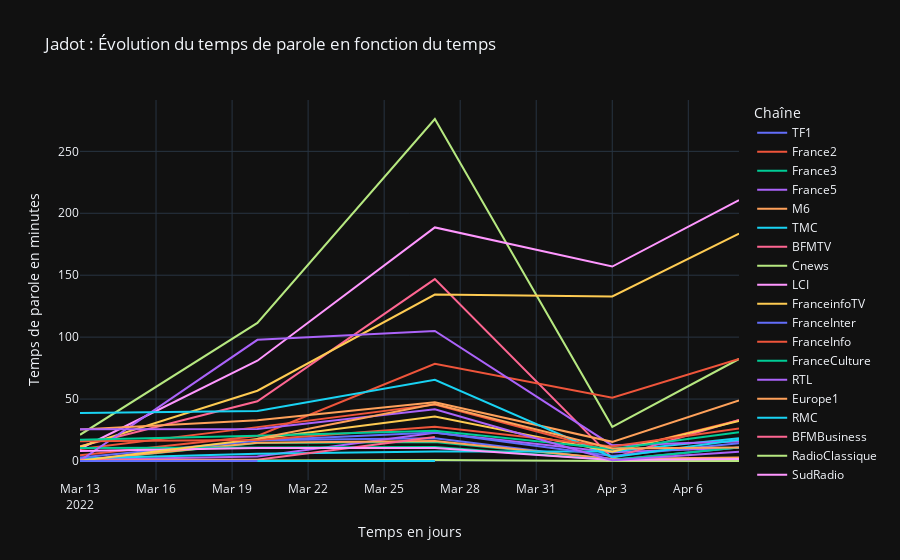

This figure's notebook cell:
### Code cell
px.line(df_jadot, x='Période', y="Somme", color='Chaîne', labels={
    "Période": "Temps en jours",
    "Somme": "Temps de parole en minutes",
    "Chaîne": "Chaîne"
}, title="Jadot : Évolution du temps de parole en fonction du temps")

### Figure 1 — Plotly figure (JSON) as saved in the notebook; plotly's stock layout.template omitted (floating-point values rounded to 4 significant figures)
{"data": [{"hovertemplate": "Chaîne=TF1<br>Temps en jours=%{x}<br>Temps de parole en minutes=%{y}<extra></extra>", "legendgroup": "TF1", "line": {"color": "#636efa", "dash": "solid"}, "marker": {"symbol": "circle"}, "mode": "lines", "name": "TF1", "orientation": "v", "showlegend": true, "x": ["2022-03-13T00:00:00", "2022-03-20T00:00:00", "2022-03-27T00:00:00", "2022-04-03T00:00:00", "2022-04-08T00:00:00"], "xaxis": "x", "y": [0.2167, 16.82, 18.38, 0.7167, 10.83], "yaxis": "y", "type": "scatter"}, {"hovertemplate": "Chaîne=France2<br>Temps en jours=%{x}<br>Temps de parole en minutes=%{y}<extra></extra>", "legendgroup": "France2", "line": {"color": "#EF553B", "dash": "solid"}, "marker": {"symbol": "circle"}, "mode": "lines", "name": "France2", "orientation": "v", "showlegend": true, "x": ["2022-03-13T00:00:00", "2022-03-20T00:00:00", "2022-03-27T00:00:00", "2022-04-03T00:00:00", "2022-04-08T00:00:00"], "xaxis": "x", "y": [9.767, 27.35, 45.55, 7.75, 32.83], "yaxis": "y", "type": "scatter"}, {"hovertemplate": "Chaîne=France3<br>Temps en jours=%{x}<br>Temps de parole en minutes=%{y}<extra></extra>", "legendgroup": "France3", "line": {"color": "#00cc96", "dash": "solid"}, "marker": {"symbol": "circle"}, "mode": "lines", "name": "France3", "orientation": "v", "showlegend": true, "x": ["2022-03-13T00:00:00", "2022-03-20T00:00:00", "2022-03-27T00:00:00", "2022-04-03T00:00:00", "2022-04-08T00:00:00"], "xaxis": "x", "y": [0.2833, 14.45, 15.25, 1.517, 2.383], "yaxis": "y", "type": "scatter"}, {"hovertemplate": "Chaîne=France5<br>Temps en jours=%{x}<br>Temps de parole en minutes=%{y}<extra></extra>", "legendgroup": "France5", "line": {"color": "#ab63fa", "dash": "solid"}, "marker": {"symbol": "circle"}, "mode": "lines", "name": "France5", "orientation": "v", "showlegend": true, "x": ["2022-03-13T00:00:00", "2022-03-20T00:00:00", "2022-03-27T00:00:00", "2022-04-03T00:00:00", "2022-04-08T00:00:00"], "xaxis": "x", "y": [1.033, 3.717, 22.82, 7.033, 10.72], "yaxis": "y", "type": "scatter"}, {"hovertemplate": "Chaîne=M6<br>Temps en jours=%{x}<br>Temps de parole en minutes=%{y}<extra></extra>", "legendgroup": "M6", "line": {"color": "#FFA15A", "dash": "solid"}, "marker": {"symbol": "circle"}, "mode": "lines", "name": "M6", "orientation": "v", "showlegend": true, "x": ["2022-03-13T00:00:00", "2022-03-20T00:00:00", "2022-03-27T00:00:00", "2022-04-03T00:00:00", "2022-04-08T00:00:00"], "xaxis": "x", "y": [0.3333, 14.77, 16.15, 1.6, 2.733], "yaxis": "y", "type": "scatter"}, {"hovertemplate": "Chaîne=TMC<br>Temps en jours=%{x}<br>Temps de parole en minutes=%{y}<extra></extra>", "legendgroup": "TMC", "line": {"color": "#19d3f3", "dash": "solid"}, "marker": {"symbol": "circle"}, "mode": "lines", "name": "TMC", "orientation": "v", "showlegend": true, "x": ["2022-03-13T00:00:00", "2022-03-20T00:00:00", "2022-03-27T00:00:00", "2022-04-03T00:00:00", "2022-04-08T00:00:00"], "xaxis": "x", "y": [1.933, 5.917, 7.75, 7.65, 18.32], "yaxis": "y", "type": "scatter"}, {"hovertemplate": "Chaîne=BFMTV<br>Temps en jours=%{x}<br>Temps de parole en minutes=%{y}<extra></extra>", "legendgroup": "BFMTV", "line": {"color": "#FF6692", "dash": "solid"}, "marker": {"symbol": "circle"}, "mode": "lines", "name": "BFMTV", "orientation": "v", "showlegend": true, "x": ["2022-03-13T00:00:00", "2022-03-20T00:00:00", "2022-03-27T00:00:00", "2022-04-03T00:00:00", "2022-04-08T00:00:00"], "xaxis": "x", "y": [11.9, 48.2, 146.8, 2.55, 33.2], "yaxis": "y", "type": "scatter"}, {"hovertemplate": "Chaîne=Cnews<br>Temps en jours=%{x}<br>Temps de parole en minutes=%{y}<extra></extra>", "legendgroup": "Cnews", "line": {"color": "#B6E880", "dash": "solid"}, "marker": {"symbol": "circle"}, "mode": "lines", "name": "Cnews", "orientation": "v", "showlegend": true, "x": ["2022-03-13T00:00:00", "2022-03-20T00:00:00", "2022-03-27T00:00:00", "2022-04-03T00:00:00", "2022-04-08T00:00:00"], "xaxis": "x", "y": [21.15, 111.5, 276.1, 27.58, 82.35], "yaxis": "y", "type": "scatter"}, {"hovertemplate": "Chaîne=LCI<br>Temps en jours=%{x}<br>Temps de parole en minutes=%{y}<extra></extra>", "legendgroup": "LCI", "line": {"color": "#FF97FF", "dash": "solid"}, "marker": {"symbol": "circle"}, "mode": "lines", "name": "LCI", "orientation": "v", "showlegend": true, "x": ["2022-03-13T00:00:00", "2022-03-20T00:00:00", "2022-03-27T00:00:00", "2022-04-03T00:00:00", "2022-04-08T00:00:00"], "xaxis": "x", "y": [9.9, 80.97, 188.6, 157.0, 210.7], "yaxis": "y", "type": "scatter"}, {"hovertemplate": "Chaîne=FranceinfoTV<br>Temps en jours=%{x}<br>Temps de parole en minutes=%{y}<extra></extra>", "legendgroup": "FranceinfoTV", "line": {"color": "#FECB52", "dash": "solid"}, "marker": {"symbol": "circle"}, "mode": "lines", "name": "FranceinfoTV", "orientation": "v", "showlegend": true, "x": ["2022-03-13T00:00:00", "2022-03-20T00:00:00", "2022-03-27T00:00:00", "2022-04-03T00:00:00", "2022-04-08T00:00:00"], "xaxis": "x", "y": [11.45, 56.75, 134.4, 132.8, 183.6], "yaxis": "y", "type": "scatter"}, {"hovertemplate": "Chaîne=FranceInter<br>Temps en jours=%{x}<br>Temps de parole en minutes=%{y}<extra></extra>", "legendgroup": "FranceInter", "line": {"color": "#636efa", "dash": "solid"}, "marker": {"symbol": "circle"}, "mode": "lines", "name": "FranceInter", "orientation": "v", "showlegend": true, "x": ["2022-03-13T00:00:00", "2022-03-20T00:00:00", "2022-03-27T00:00:00", "2022-04-03T00:00:00", "2022-04-08T00:00:00"], "xaxis": "x", "y": [2.917, 16.45, 22.92, 4.05, 14.35], "yaxis": "y", "type": "scatter"}, {"hovertemplate": "Chaîne=FranceInfo<br>Temps en jours=%{x}<br>Temps de parole en minutes=%{y}<extra></extra>", "legendgroup": "FranceInfo", "line": {"color": "#EF553B", "dash": "solid"}, "marker": {"symbol": "circle"}, "mode": "lines", "name": "FranceInfo", "orientation": "v", "showlegend": true, "x": ["2022-03-13T00:00:00", "2022-03-20T00:00:00", "2022-03-27T00:00:00", "2022-04-03T00:00:00", "2022-04-08T00:00:00"], "xaxis": "x", "y": [4.717, 20.2, 78.48, 51.07, 82.35], "yaxis": "y", "type": "scatter"}, {"hovertemplate": "Chaîne=FranceCulture<br>Temps en jours=%{x}<br>Temps de parole en minutes=%{y}<extra></extra>", "legendgroup": "FranceCulture", "line": {"color": "#00cc96", "dash": "solid"}, "marker": {"symbol": "circle"}, "mode": "lines", "name": "FranceCulture", "orientation": "v", "showlegend": true, "x": ["2022-03-13T00:00:00", "2022-03-20T00:00:00", "2022-03-27T00:00:00", "2022-04-03T00:00:00", "2022-04-08T00:00:00"], "xaxis": "x", "y": [10.43, 10.68, 11.28, 0.7667, 10.93], "yaxis": "y", "type": "scatter"}, {"hovertemplate": "Chaîne=RTL<br>Temps en jours=%{x}<br>Temps de parole en minutes=%{y}<extra></extra>", "legendgroup": "RTL", "line": {"color": "#ab63fa", "dash": "solid"}, "marker": {"symbol": "circle"}, "mode": "lines", "name": "RTL", "orientation": "v", "showlegend": true, "x": ["2022-03-13T00:00:00", "2022-03-20T00:00:00", "2022-03-27T00:00:00", "2022-04-03T00:00:00", "2022-04-08T00:00:00"], "xaxis": "x", "y": [0.2, 97.85, 105.0, 12.62, 15.7], "yaxis": "y", "type": "scatter"}, {"hovertemplate": "Chaîne=Europe1<br>Temps en jours=%{x}<br>Temps de parole en minutes=%{y}<extra></extra>", "legendgroup": "Europe1", "line": {"color": "#FFA15A", "dash": "solid"}, "marker": {"symbol": "circle"}, "mode": "lines", "name": "Europe1", "orientation": "v", "showlegend": true, "x": ["2022-03-13T00:00:00", "2022-03-20T00:00:00", "2022-03-27T00:00:00", "2022-04-03T00:00:00", "2022-04-08T00:00:00"], "xaxis": "x", "y": [25.38, 32.87, 47.4, 15.47, 48.98], "yaxis": "y", "type": "scatter"}, {"hovertemplate": "Chaîne=RMC<br>Temps en jours=%{x}<br>Temps de parole en minutes=%{y}<extra></extra>", "legendgroup": "RMC", "line": {"color": "#19d3f3", "dash": "solid"}, "marker": {"symbol": "circle"}, "mode": "lines", "name": "RMC", "orientation": "v", "showlegend": true, "x": ["2022-03-13T00:00:00", "2022-03-20T00:00:00", "2022-03-27T00:00:00", "2022-04-03T00:00:00", "2022-04-08T00:00:00"], "xaxis": "x", "y": [38.75, 40.28, 65.58, 3.133, 17.23], "yaxis": "y", "type": "scatter"}, {"hovertemplate": "Chaîne=BFMBusiness<br>Temps en jours=%{x}<br>Temps de parole en minutes=%{y}<extra></extra>", "legendgroup": "BFMBusiness", "line": {"color": "#FF6692", "dash": "solid"}, "marker": {"symbol": "circle"}, "mode": "lines", "name": "BFMBusiness", "orientation": "v", "showlegend": true, "x": ["2022-03-13T00:00:00", "2022-03-20T00:00:00", "2022-03-27T00:00:00"], "xaxis": "x", "y": [1.067, 1.067, 19.47], "yaxis": "y", "type": "scatter"}, {"hovertemplate": "Chaîne=RadioClassique<br>Temps en jours=%{x}<br>Temps de parole en minutes=%{y}<extra></extra>", "legendgroup": "RadioClassique", "line": {"color": "#B6E880", "dash": "solid"}, "marker": {"symbol": "circle"}, "mode": "lines", "name": "RadioClassique", "orientation": "v", "showlegend": true, "x": ["2022-03-13T00:00:00", "2022-03-20T00:00:00", "2022-03-27T00:00:00", "2022-04-03T00:00:00", "2022-04-08T00:00:00"], "xaxis": "x", "y": [0.0, 0.4667, 0.8, 0.0, 0.0], "yaxis": "y", "type": "scatter"}, {"hovertemplate": "Chaîne=SudRadio<br>Temps en jours=%{x}<br>Temps de parole en minutes=%{y}<extra></extra>", "legendgroup": "SudRadio", "line": {"color": "#FF97FF", "dash": "solid"}, "marker": {"symbol": "circle"}, "mode": "lines", "name": "SudRadio", "orientation": "v", "showlegend": true, "x": ["2022-03-13T00:00:00", "2022-03-20T00:00:00", "2022-03-27T00:00:00", "2022-04-03T00:00:00", "2022-04-08T00:00:00"], "xaxis": "x", "y": [8.0, 10.5, 10.5, 0.7667, 1.667], "yaxis": "y", "type": "scatter"}, {"hovertemplate": "Chaîne=TV5Monde<br>Temps en jours=%{x}<br>Temps de parole en minutes=%{y}<extra></extra>", "legendgroup": "TV5Monde", "line": {"color": "#FECB52", "dash": "solid"}, "marker": {"symbol": "circle"}, "mode": "lines", "name": "TV5Monde", "orientation": "v", "showlegend": true, "x": ["2022-03-13T00:00:00", "2022-03-20T00:00:00", "2022-03-27T00:00:00", "2022-04-03T00:00:00", "2022-04-08T00:00:00"], "xaxis": "x", "y": [0.1667, 17.75, 35.95, 7.417, 32.23], "yaxis": "y", "type": "scatter"}, {"hovertemplate": "Chaîne=Euronews<br>Temps en jours=%{x}<br>Temps de parole en minutes=%{y}<extra></extra>", "legendgroup": "Euronews", "line": {"color": "#636efa", "dash": "solid"}, "marker": {"symbol": "circle"}, "mode": "lines", "name": "Euronews", "orientation": "v", "showlegend": true, "x": ["2022-03-13T00:00:00", "2022-03-20T00:00:00", "2022-03-27T00:00:00"], "xaxis": "x", "y": [0.0, 0.0, 0.0], "yaxis": "y", "type": "scatter"}, {"hovertemplate": "Chaîne=RFI<br>Temps en jours=%{x}<br>Temps de parole en minutes=%{y}<extra></extra>", "legendgroup": "RFI", "line": {"color": "#EF553B", "dash": "solid"}, "marker": {"symbol": "circle"}, "mode": "lines", "name": "RFI", "orientation": "v", "showlegend": true, "x": ["2022-03-13T00:00:00", "2022-03-20T00:00:00", "2022-03-27T00:00:00", "2022-04-03T00:00:00", "2022-04-08T00:00:00"], "xaxis": "x", "y": [16.0, 16.93, 27.58, 11.75, 26.32], "yaxis": "y", "type": "scatter"}, {"hovertemplate": "Chaîne=France24<br>Temps en jours=%{x}<br>Temps de parole en minutes=%{y}<extra></extra>", "legendgroup": "France24", "line": {"color": "#00cc96", "dash": "solid"}, "marker": {"symbol": "circle"}, "mode": "lines", "name": "France24", "orientation": "v", "showlegend": true, "x": ["2022-03-13T00:00:00", "2022-03-20T00:00:00", "2022-03-27T00:00:00", "2022-04-03T00:00:00", "2022-04-08T00:00:00"], "xaxis": "x", "y": [17.13, 20.42, 24.5, 9.617, 23.27], "yaxis": "y", "type": "scatter"}, {"hovertemplate": "Chaîne=RMC Story<br>Temps en jours=%{x}<br>Temps de parole en minutes=%{y}<extra></extra>", "legendgroup": "RMC Story", "line": {"color": "#ab63fa", "dash": "solid"}, "marker": {"symbol": "circle"}, "mode": "lines", "name": "RMC Story", "orientation": "v", "showlegend": true, "x": ["2022-03-13T00:00:00", "2022-03-20T00:00:00", "2022-03-27T00:00:00", "2022-04-03T00:00:00", "2022-04-08T00:00:00"], "xaxis": "x", "y": [25.63, 25.8, 41.77, 0.6, 7.533], "yaxis": "y", "type": "scatter"}, {"hovertemplate": "Chaîne=C8<br>Temps en jours=%{x}<br>Temps de parole en minutes=%{y}<extra></extra>", "legendgroup": "C8", "line": {"color": "#FFA15A", "dash": "solid"}, "marker": {"symbol": "circle"}, "mode": "lines", "name": "C8", "orientation": "v", "showlegend": true, "x": ["2022-03-20T00:00:00", "2022-03-27T00:00:00", "2022-04-03T00:00:00", "2022-04-08T00:00:00"], "xaxis": "x", "y": [17.97, 45.97, 10.07, 10.9], "yaxis": "y", "type": "scatter"}, {"hovertemplate": "Chaîne=RMCDecouverte<br>Temps en jours=%{x}<br>Temps de parole en minutes=%{y}<extra></extra>", "legendgroup": "RMCDecouverte", "line": {"color": "#19d3f3", "dash": "solid"}, "marker": {"symbol": "circle"}, "mode": "lines", "name": "RMCDecouverte", "orientation": "v", "showlegend": true, "x": ["2022-03-20T00:00:00", "2022-03-27T00:00:00"], "xaxis": "x", "y": [0.0, 0.0], "yaxis": "y", "type": "scatter"}], "layout": {"xaxis": {"anchor": "y", "domain": [0.0, 1.0], "title": {"text": "Temps en jours"}}, "yaxis": {"anchor": "x", "domain": [0.0, 1.0], "title": {"text": "Temps de parole en minutes"}}, "legend": {"title": {"text": "Chaîne"}, "tracegroupgap": 0}, "title": {"text": "Jadot : Évolution du temps de parole en fonction du temps"}}}
